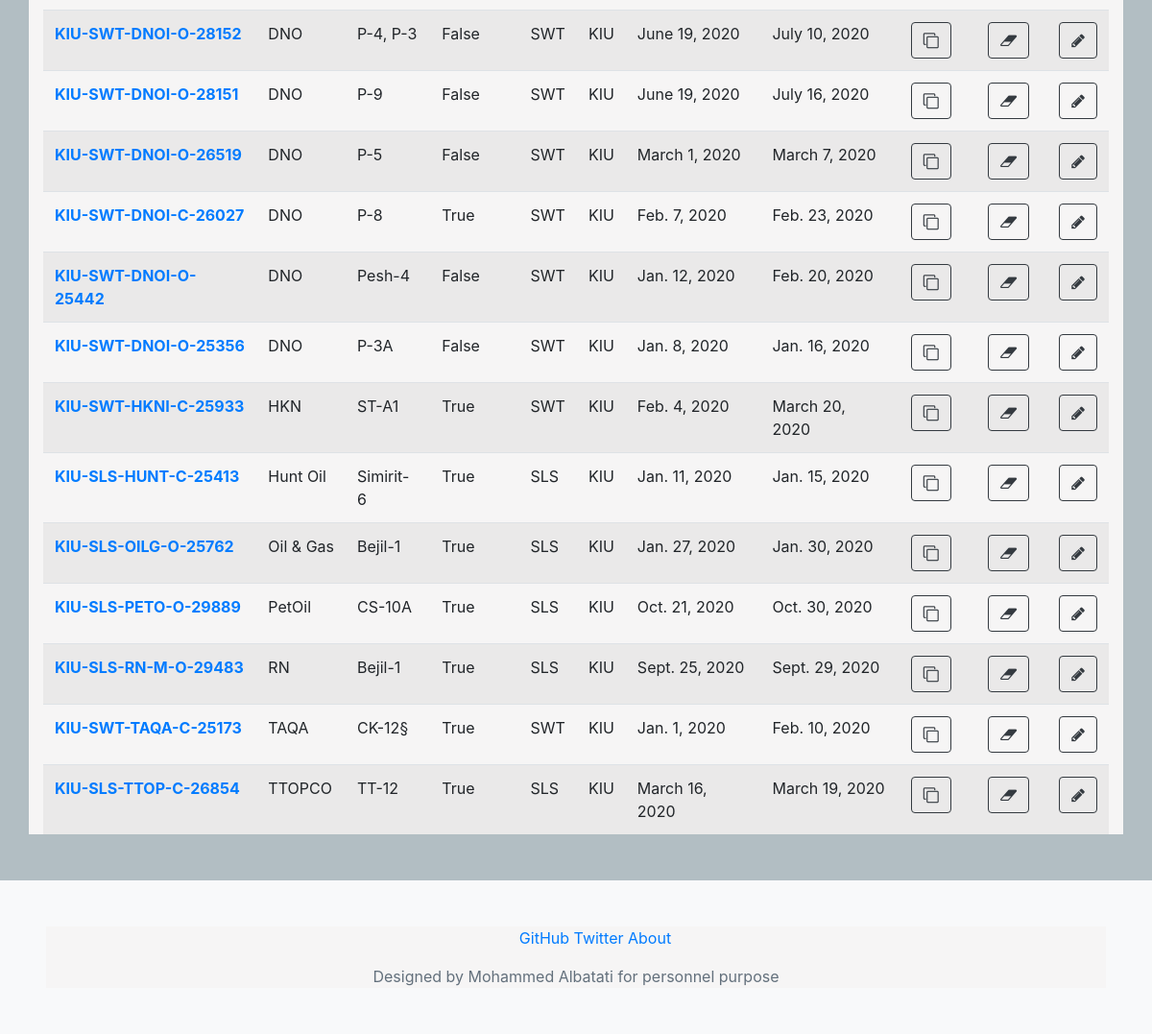
Page /Jobs/ (lower part) on the earlier database version.
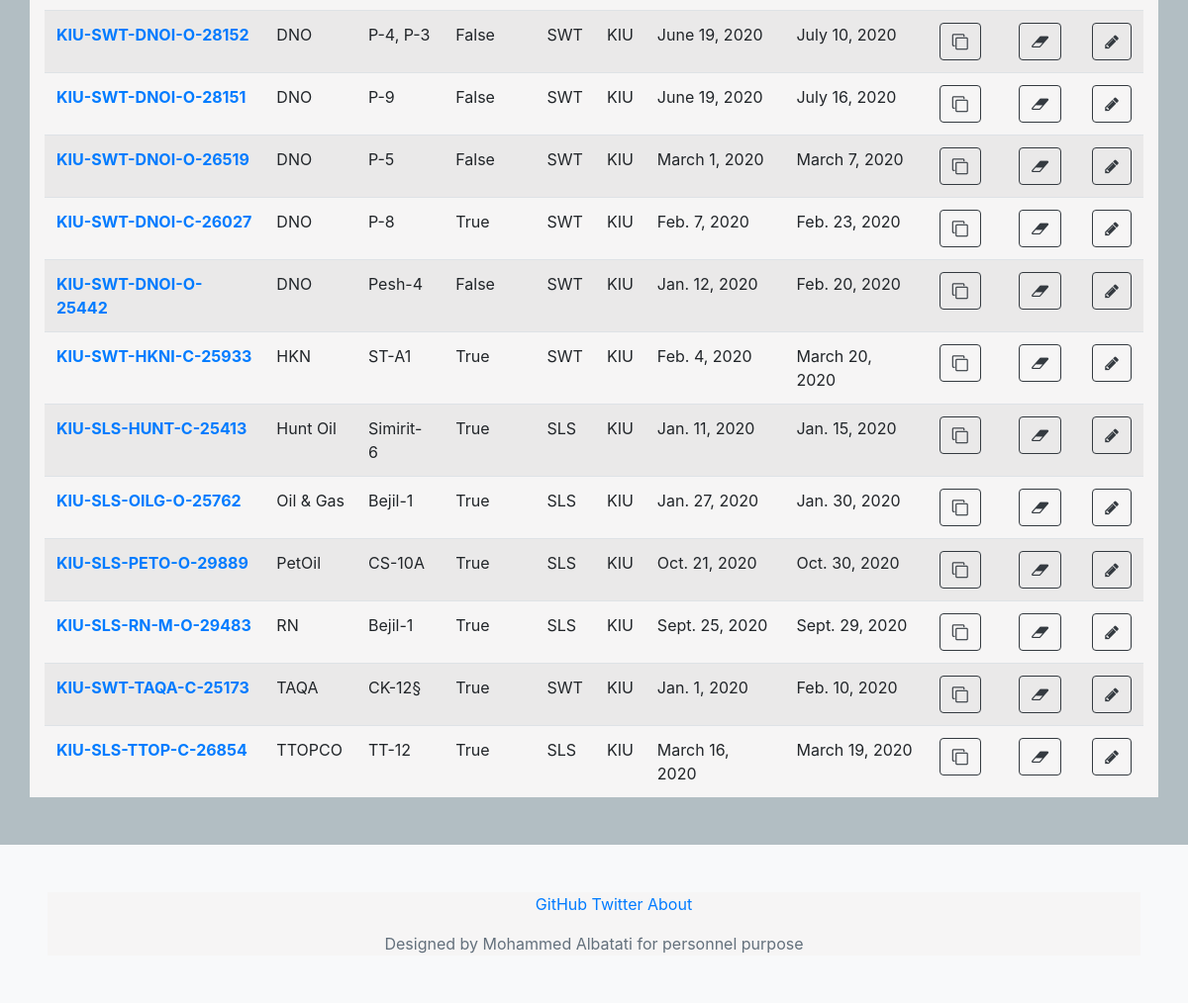
Same page on the later database version.
### Jobs/models.py (models this page shows, shortened)
class JobsDB(models.Model):
    JOBID = models.CharField(max_length = 20 ,unique=True,blank=False)
    client = models.CharField(max_length=255,blank=False)
    field = models.CharField(max_length=255,blank=True, null=True)
    well = models.CharField(max_length=255,blank=False, null=True)
    country = models.CharField(max_length=255,blank=False,default='Iraq')
    BU = models.CharField(max_length= 3, default='KIU', null=True, blank=True)
    BL = models.CharField(max_length= 3, default='SWT', null=True, blank=True)
    description = models.CharField(max_length= 800, blank=True, null=True)
    isContract = models.BooleanField(default=True, null=True, blank=True)
    startDate = models.DateField(null=True, blank=True)
    endDate = models.DateField(blank=True,null=True)
    image = models.ImageField(null=True, blank=True)
    updated = models.DateTimeField(auto_now_add=True,blank=True)
    created = models.DateTimeField(auto_now_add=True, blank=True)
    class Meta:
        ordering = ['client']

### Jobs/views.py (the view)
# urls.py: path('', views.JobsHomePage.as_view(), name='jobs'),
class JobsHomePage(ListView):
    template_name = 'Jobs/jobs_page.html'
    queryset = JobsDB.objects.all()
    context_object_name = 'jobs_all'
    def get_context_data(self, **kwargs):
        context = super().get_context_data(**kwargs)
        context['filter'] = Jobsfilter(self.request.GET, queryset=self.queryset)
        return context

### Jobs/templates/Jobs/jobs_page.html (shortened to what this page needs)
{% extends 'base.html' %}
{% load static %}
{% block body_block %}
<br>
<table class="table table-striped">
	<tbody>
		{% for fa in filter.qs %}
		<tr>
			<th scope="row"> <a href="{% url 'jobs_detail' pk=fa.pk  %}">{{ fa.JOBID }}</a></th>
			<td>{{ fa.client  }}</td>
			<td>{{ fa.well  }}</td>
			<td>{{ fa.isContract }}</td>
			<td>{{ fa.BL }}</td>
			<td>{{ fa.BU}}</td>
			<td>{{ fa.startDate}}</td>
			<td>{{ fa.endDate}}</td>
			<td><a href="{% url 'jobs_update' pk=fa.pk  %}" class="btn btn-outline-dark"> <span class="fa fa-clone"></a></td>
			<td><a href="{% url 'jobs_delete' pk=fa.pk  %}"class="btn btn-outline-dark"><span class="fa fa-eraser">  </a></td>
			<td><a href="{% url 'pdf_job_view' pk=fa.pk  %}"class="btn btn-outline-dark"><span class="fa fa-pencil"></a></td>
		</tr>
		{% endfor %}
	</tbody>
</table >
{% endblock %}

Differences in the rows shown:
removed JobsDB: JOBID "KIU-SWT-DNOI-O-25356", client "DNO", well "P-3A", isContract "False", BL "SWT", BU "KIU", startDate "Jan. 8, 2020", endDate "Jan. 16, 2020"
